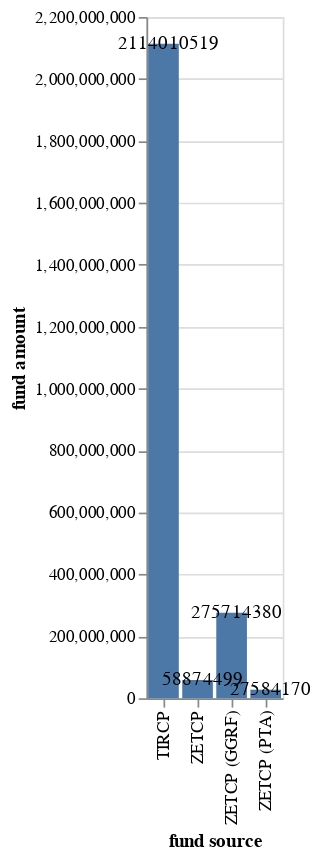

Notebook code for this chart:
### Code cell
make_bar(
    by_source[
        by_source["fund source"].isin(["TIRCP", "ZETCP", "ZETCP (GGRF)", "ZETCP (PTA)"])
    ],
    y_axis="fund amount",
    x_axis="fund source",
)

### Figure 1 — Vega-Lite specification as saved in the notebook (floating-point values rounded to 4 significant figures)
{"config": {"view": {"continuousWidth": 300, "continuousHeight": 300}}, "layer": [{"mark": {"type": "bar"}, "encoding": {"x": {"field": "fund source", "type": "nominal"}, "y": {"field": "fund amount", "type": "quantitative"}}}, {"mark": {"type": "text", "align": "center", "baseline": "middle", "dx": 3}, "encoding": {"text": {"field": "fund amount", "type": "quantitative"}, "x": {"field": "fund source", "type": "nominal"}, "y": {"field": "fund amount", "type": "quantitative"}}}], "data": {"name": "data-821c618b6202146cf5a5c4cb24c27031"}, "height": 400, "width": "container", "$schema": "https://vega.github.io/schema/vega-lite/v5.17.0.json", "datasets": {"data-821c618b6202146cf5a5c4cb24c27031": [{"fund source": "TIRCP", "fund amount": 2114010519, "rtpa": 30}, {"fund source": "ZETCP", "fund amount": 58874499, "rtpa": 3}, {"fund source": "ZETCP (GGRF)", "fund amount": 275714380, "rtpa": 26}, {"fund source": "ZETCP (PTA)", "fund amount": 27584170, "rtpa": 23}]}}
